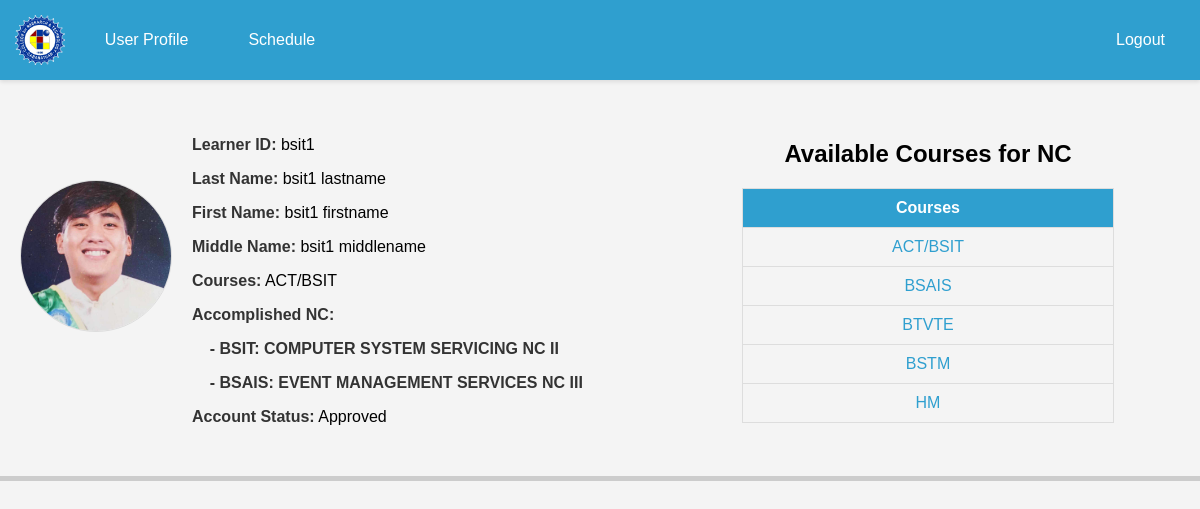
Screenshot of /index.php (signed in) with the database file from the repository.
### tables this page shows
CREATE TABLE `learners` (
  `id` int(11) NOT NULL,
  `learner_id` varchar(255) NOT NULL,
  `lastname` varchar(255) NOT NULL,
  `firstname` varchar(255) NOT NULL,
  `middlename` varchar(255) NOT NULL,
  `image` varchar(255) NOT NULL,
  `courses` varchar(100) DEFAULT NULL,
  `specialization` varchar(255) NOT NULL,
  `status` enum('Pending','Approved','Rejected') NOT NULL DEFAULT 'Pending',
  `password` varchar(255) DEFAULT NULL
);

### index.php (the view, shortened to what this page needs)
<!DOCTYPE html>
<html lang="en">
<head>
</head>
<body>
    <nav>
        <div class="nav-branding">
            <img src="crt-logo.png" alt="Logo">
            <ul>
                <li><a href="index.php">User Profile</a></li>
                <li><a href="report.php">Schedule</a></li>
            </ul>
        </div>
        <div class="logout">
            <a href="login.php">Logout</a>
        </div>
    </nav>
    <div class="profile-details">
        <div class="profile-image">
            <?php
                $servername = "localhost";
                $username = "root";
                $password = "";
                $dbname = "register_db";
                $port = 3307;
                $conn = new mysqli($servername, $username, $password, $dbname, $port);
                $learner_id = $_SESSION['learner_id'];
                $sql = "SELECT * FROM learners WHERE learner_id = '$learner_id'";
                $result = $conn->query($sql);
                if ($result->num_rows > 0) {
                    $row = $result->fetch_assoc();
                    echo '<img src="uploads/'. $row['image']. '" alt="User Image">';
                }
            ?>
        </div>
        <div class="profile-info">
            <?php
                echo "<p><strong>Learner ID:</strong> ". $row['learner_id']. "</p>";
                echo "<p><strong>Last Name:</strong> ". $row['lastname']. "</p>";
                echo "<p><strong>First Name:</strong> ". $row['firstname']. "</p>";
                echo "<p><strong>Middle Name:</strong> ". $row['middlename']. "</p>";
                echo "<p><strong>Courses:</strong> ". $row['courses']. "</p>";
                echo "<p><strong>Accomplished NC:</strong></p>";
                $accomplished_nc = explode(',', $row['specialization']);
                foreach ($accomplished_nc as $nc) {
                    echo "<p><strong>&nbsp;&nbsp;&nbsp;&nbsp;- $nc</strong></p>";
                }
                echo "<p><strong>Account Status:</strong> ". $row['status']. "</p>";
            ?>
        </div>
        <div class="profile-links">
            <h2>Available Courses for NC</h2>
            <table>
                <tr>
                    <th>Courses</th>
                </tr>
                <tr>
                    <td><a href="bsit_schedule.php">ACT/BSIT</a></td>
                </tr>
                <tr>
                    <td><a href="bsais_schedule.php">BSAIS</a></td>
                </tr>
                <tr>
                    <td><a href="btvte_schedule.php">BTVTE</a></td>
                </tr>
                <tr>
                    <td><a href="bstm_schedule.php">BSTM</a></td>
                </tr>
                <tr>
                    <td><a href="hm_schedule.php">HM</a></td>
                </tr>
            </table>
        </div>
    </div>
    <div class="form-line"></div>
</body>
</html>

### index.php (style rules this page uses)
body { font-family: Arial, sans-serif; background-color: #f4f4f4; margin: 0; padding: 0; box-sizing: border-box; }
nav { background-color: #2f9fcf; padding: 15px; text-align: center; display: flex; align-items: center; justify-content: space-between; box-shadow: 0px 2px 4px rgba(0, 0, 0, 0.1); }
.nav-branding { display: flex; align-items: center; }
nav a { color: white; text-decoration: none; padding: 10px 20px; transition: color 0.3s ease; }
nav img { height: 50px; margin-right: 10px; }
nav ul { list-style-type: none; margin: 0; padding: 0; display: flex; }
nav li { margin: 0 10px; }
.logout { margin-left: auto; }
.profile-details { display: flex; flex-wrap: wrap; justify-content: center; padding: 20px; }
.profile-image { width: 150px; height: 150px; border: 1px solid #ddd; overflow: hidden; margin: 80px auto; flex-shrink: 0; border-radius: 50%; }
.profile-image img { width: 100%; height: 100%; object-fit: cover; }
.profile-info, .profile-links { flex: 1; padding: 20px; }
.profile-info p { margin-bottom: 10px; }
.profile-info strong { font-weight: bold; color: #333; }
.profile-links { text-align: center; }
.profile-links table { width: 80%; margin: 0 auto; border-collapse: collapse; }
.profile-links th, .profile-links td { padding: 10px; border: 1px solid #ddd; }
.profile-links th { background-color: #2f9fcf; color: white; }
.profile-links a { color: #2f9fcf; text-decoration: none; }
.form-line { border-bottom: 5px solid #ccc; margin-bottom: 20px; }

### rows the page displays
learners: image (picture), learner "bsit1", lastname "bsit1 lastname", firstname "bsit1 firstname", middlename "bsit1 middlename", courses "ACT/BSIT", specialization "BSIT: COMPUTER SYSTEM SERVICING NC II", specialization "BSAIS: EVENT MANAGEMENT SERVICES NC III", status "Approved"
